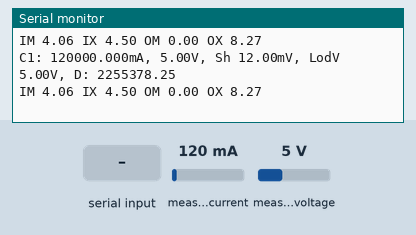
Bench run of a program on a simulated ESP32. Parts: the last lines printed to the serial monitor. The inputs (shaded band) are chosen by the test bench; at power-on: measured current 120 mA, measured voltage 5 V.

Above: at 1.2 s.
1.3 s: measured current set to 40 mA
At 1.69 s:
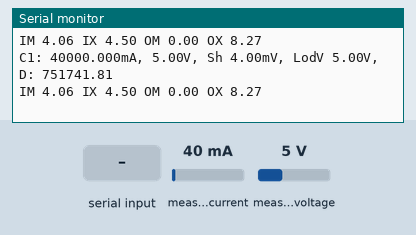
2.8 s: "N90\n" received over the second serial link
At 3.2 s:
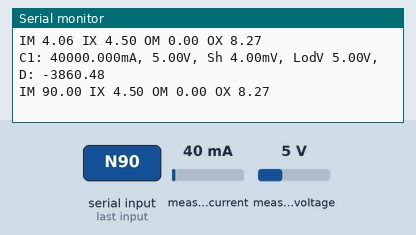
4.3 s: "O90\n" received over the second serial link
At 6.1 s:
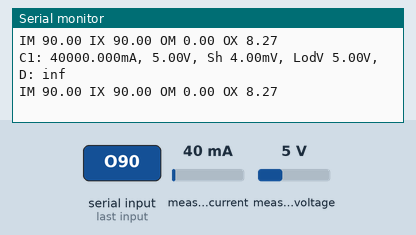
6.2 s: "Q" received over the second serial link
At 7.38 s:
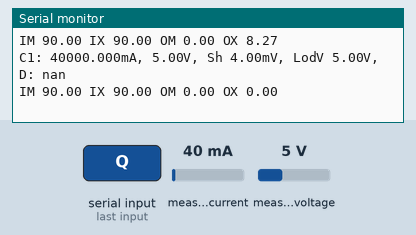
8.9 s: measured voltage set to 0.3 V
At 9.14 s:
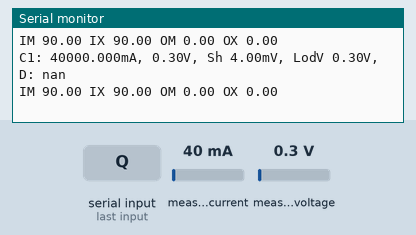
10.4 s: measured current set to 500 mA
At 10.65 s:
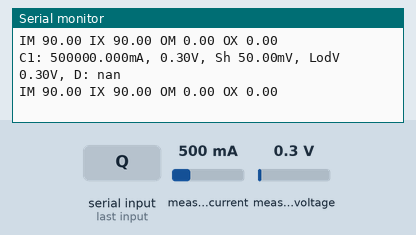
Timing chart, 0 to 12.9 s (numbered marks = the images above; inputs shaded):
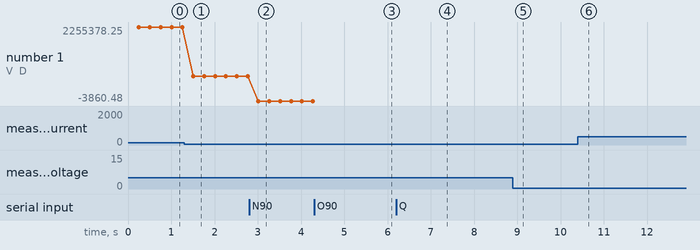

Measured:
- after the input at 1.3 s, the serial monitor: prints a new line after 0.21 s (image 1)
- after the input at 2.8 s, the serial monitor: prints a new line after 0.22 s (image 2)
- after the input at 4.3 s, the serial monitor: prints a new line after 0.22 s (image 3)
- after the input at 6.2 s, the serial monitor: prints a new line after 1.0 s (image 4)
- after the input at 8.9 s, the serial monitor: prints a new line after 0.06 s (image 5)
- after the input at 10.4 s, the serial monitor: prints a new line after 0.07 s (image 6)
- plotted number 1: 2255378.25 → 751741.81 after the input at 1.3 s, 751741.81 → -3860.48 after the input at 2.8 s

The program:

main.cpp
```cpp
/**************************************************
* Testing:
 *  water flow - pulse flow sensor,  level - ThrowIn Senor
 *  ina3221 3chan analog monitor I2C
 *  ads1115 4chan 16bit adc I2C
 *  hw-685 Current To Volts Converter
 *
 * Reading sensors
 *  gr-108 paddle wheel plastic 1-60lpm 1.2Mpa f=5.5*q q=lpm
 *  cf-b10 impeller brass 2-50lpm 1.75Mpa f=7.5*q-4
 *  g1/4 Pressure Transducer(x2) 80psi 0-5v and 145psi 4-20ma
 *  1/4 pressure xdcr 200psi 4-20ma 12v
 *
 * Interfaces
 *  Current to voltage converter 0/4-20ma to 0-3.3/5/10v connected esp32 adc
 *  ina3221 voltage/current monitor connected to 80psi 5v and 145psi 4-20ma and ThrowIn 4-20ma
 *
 * //Explanation of I2C address for INA3221:
 *   //INA3221_ADDR40_GND = 0b1000000, // A0 pin -> GND
 *   //INA3221_ADDR41_VCC = 0b1000001, // A0 pin -> VCC
 *   //INA3221_ADDR42_SDA = 0b1000010, // A0 pin -> SDA
 *   //INA3221_ADDR43_SCL = 0b1000011  // A0 pin -> SCL
 *
 *********************************************
 * working on pulse flow sensor
 * plastic sensor use the following calculation
 * Sensor Frequency (Hz) = 5.5 * Q (Liters/min)

 * Liters = Q * time elapsed (seconds) / 60 (seconds/minute)
 * Liters = (Frequency (Pulses/second) / 5.5) * time elapsed (seconds) / 60
 * Liters = Pulses / (5.5 * 60)
 * float liters = pulses;
 * liters /= 7.5;
 * liters /= 60.0;
 *
 *  both flow sensors work
 *  brass seems to have less back pressure
 *  both need to be calibrated
 *
 * **************************************
 * working on ina3221
 * tried 2 libs
 * dosen't seem to have the resolution
 * using CurrentGen or ThrowIn jumps in .4ma steps
 * may need to change shunt resistor to:
 * If I'm reading datasheet the max volts is 168mv across the shunt
 *  shut max volts / max current = resistor
 *           168mv / 20ma        = 8.4 ohm   is this the max resistence?
 * changed resistor to 5.9 (it's what I had). This increased resolution.
 * 20ma * 5.9 ohm = 118mv  am i losing 50mv headroom?
 *
 * Calibration:
 *    Connected amp meter between shunt resistor and ground; volt meter across shunt resistor
 *    Connected a 4-20ma generator to simulate current loop
 *    PowerSup+ to 4-20Gen to shunt+ from shunt- to amp meter+ then amp meter- to ground
 *    Board power 3.3v
 *    tweeked _am_shunt_value until readout matched amp meter
 *    original value 5.93ohm tweeked value 5555
 *    reolution now ~ .01ma +/-.005ma
 *    Setup serial input to change map values while testing in pool to calibrate mapf()
 *
 * *********************************
 * Current to voltage converter
 * jumpers set to 3.3v
 * can't get good enough range. low end too noisy
 * 4ma=.034v  20ma=2.9v
 *
 *
 * *********************************************************/


#include <Arduino.h>
#include <Wire.h>
/**********************  ina3221  ***********************************/

//#include <Beastdevices_INA3221.h>
// Set I2C address to 0x41 (A0 pin -> VCC)
// Beastdevices_INA3221 ina3221(INA3221_ADDR40_GND);

// SDL
#include "SDL_Arduino_INA3221.h"
static const uint8_t _am_addr = 64; //  hex 40 I2C address of sdl board

// tweeked the resistor value while measuring the current with a meter. To make the numbers very close.
static const int32_t _am_shunt_value = 5640; // with throw in sensor  // 5555 = with current gen;

SDL_Arduino_INA3221 ina3221(_am_addr, _am_shunt_value);
// SDL_Arduino_INA3221 ina3221;
// values for 3 chan
float current_ma[3];
float voltage[3];
float shunt[3];
float LoadV[3];
/***********************************   ina219   ***************************/
//#include <Adafruit_INA219.h>
// Adafruit_INA219 ina219;

/******************************  pulsed input  ****************************/
// connected to impeller on flow sensor
#define FLOWSENSORPIN 13

// pulse hi duration
volatile unsigned long pulseInHiTimeBegin = micros();
volatile unsigned long pulseInHiTimeEnd = micros();
unsigned long pulseHiDuration = 0;
volatile bool newPulseHiDurationAvailable = false;

// pulse low duration
volatile unsigned long pulseInLowTimeBegin = micros();
volatile unsigned long pulseInLowTimeEnd = micros();
unsigned long pulseLowDuration = 0;
volatile bool newPulseLowDurationAvailable = false;

// total duration
double TotalDuration = 0;
double TotalDurationOld = 0;
double Frequency = 0;
int DelayCount = 0;

// isr stored in ram
void IRAM_ATTR PulseInterrupt()
{
  // test for hi or low
  if (digitalRead(FLOWSENSORPIN) == HIGH)
  {
    // record time for hi start and low end
    pulseInHiTimeBegin = micros();
    pulseInLowTimeEnd = micros();
    newPulseLowDurationAvailable = true;
  }
  else
  {
    // record time for low start and hi end
    pulseInHiTimeEnd = micros();
    pulseInLowTimeBegin = micros();
    newPulseHiDurationAvailable = true;
  }
}

/**********************************  misc  *************************/
double x;
double in_min = 4.064;
double in_max = 4.504;
double out_min = 0.0;
double out_max = 8.27;

char data_in;
float Distance[3];

double mapf(double var, double InMin, double InMax, double OutMin, double OutMax);

void DisplayData(void);

// app vars
unsigned long update_SD_interval = 6000; // time interval in ms for updating panel indicators
unsigned long update_DISP_interval = 250;
unsigned long update_Sensor_interval = 200;
unsigned long last_Sensor_time = 0;
unsigned long last_DISP_time = 0;
unsigned long last_SD_time = 0;

/*********************************   setup   **************************/
void setup()
{
  Serial.begin(38400);  // on board serial
  Serial1.begin(38400); // BT serial

  /*************************  ina3221  ************************/
  // setup ina3221 SDL lib
  ina3221.begin();

  // bstdev lib
  // ina3221.begin();
  // ina3221.reset();
  //  Set shunt resistors to 100 mOhm for all channels
  // ina3221.setShuntRes(100, 100, 100);

  /********************** flow  **********************/
  // setup pin and interrupt for pulse
  /*   Serial1.print("Flow sensor test!");
    pinMode(FLOWSENSORPIN, INPUT_PULLUP);
    attachInterrupt(digitalPinToInterrupt(FLOWSENSORPIN), PulseInterrupt, CHANGE); */

  /***********************************  ina219  ****************************/
  /*   if (!ina219.begin())
    {
      Serial.println("Failed to find INA219 chip");
      while (1)
      {
        delay(10);
      }
    }
    // To use a slightly lower 32V, 1A range (higher precision on amps):
    // ina219.setCalibration_32V_1A();
    // Or to use a lower 16V, 400mA range (higher precision on volts and amps):
    ina219.setCalibration_16V_400mA();

    Serial.println("Measuring voltage and current with INA219 ..."); */
}

void loop()

{

  /**************************  ina3221   ******************************/

  // SDL lib
  current_ma[0] = ina3221.getCurrent_mA(1) * 1000;
  voltage[0] = ina3221.getBusVoltage_V(1);
  shunt[0] = ina3221.getShuntVoltage_mV(1);
  LoadV[0] = voltage[0] + (shunt[0] / 1000000);

  // bstdev lib
  /*     current[2] = ina3221.getCurrent(INA3221_CH3);
      voltage[2] = ina3221.getVoltage(INA3221_CH3);
      shunt[2] = ina3221.getShuntVoltage(INA3221_CH3);
      LoadV[2] = voltage[2] + (shunt[2] / 1000000);
  */

  /***************************  ina219  *******************************/

  /*   shunt[2] = ina219.getShuntVoltage_mV();
    voltage[2] = ina219.getBusVoltage_V();
    current_ma[2] = ina219.getCurrent_mA();
  */

  /*   if (current_ma[2] < 20.0 && current_mA > 4.0)
    {
      DistanceI = mapf(current_ma[2], 4.0, 20.0, 49, 301);
    }
    else
    {
      DistanceI = 0;
    }

    if (voltage[2] < 3.0 && voltage[2] > 0.5)
    {
      DistanceV = mapf(voltage[2], .5, 3.0, 49, 301);
    }
    else
    {
      DistanceV = 0;
    }

    power_mW = ina219.getPower_mW();
    loadvoltage = voltage[2] + (shunt[2] / 1000);
  */

  while (Serial1.available() > 0)
  {
    //  runner.pause();
    data_in = Serial1.read(); // Get next character

    // pump on level
    if (data_in == 'N')
    {                                //  Slider
      in_min = Serial1.parseFloat(); // parseInt();
    }

    // pump off level
    if (data_in == 'O')
    { //  Slider
      in_max = Serial1.parseFloat();
    }

    // alarm on level
    if (data_in == 'P')
    { //  Slider
      out_min = Serial1.parseFloat();
    }

    // alarm off level
    if (data_in == 'Q')
    { //  Slider
      out_max = Serial1.parseFloat();
    }
  }
  // readings seem more stable at cm (300) than at mm (3000)
  Distance[0] = mapf(current_ma[0], in_min, in_max, out_min, out_max);

  unsigned long ap = millis();
  if ((ap - last_DISP_time) > update_DISP_interval)
  {
    last_DISP_time = ap;

    DisplayData();
  }

  /////////////////////////////// pulse flow sensor
  // have a hi time
  /*   if (newPulseHiDurationAvailable)
    {
      newPulseHiDurationAvailable = false;
      pulseHiDuration = pulseInHiTimeEnd - pulseInHiTimeBegin;
    }
    // have a low time
    if (newPulseLowDurationAvailable)
    {
      newPulseLowDurationAvailable = false;
      pulseLowDuration = pulseInLowTimeEnd - pulseInLowTimeBegin;
    }

    // total time
    TotalDuration = pulseHiDuration + pulseLowDuration;

    // test if same reading - means not moving
    if ((TotalDuration - TotalDurationOld) == 0)
    {
      DelayCount++;
      // helps remove on/off chatter when numbers close
      if (DelayCount > 64000)
      {
        // Serial1.print("DelayCount: ");
        // Serial1.println(DelayCount);

        // clear vals
        DelayCount = 0;
        TotalDuration = 0;
        Frequency = 0;
        pulseHiDuration = 0;
        pulseLowDuration = 0;
      }
    }
    else
    {
      // don't divide by 0
      if (TotalDuration != 0)
      {
        Frequency = 1 / TotalDuration;
        // convert from micro seconds
        Frequency = Frequency * 1000000;

        // Serial1.print(" TotalDuration ");
        // Serial1.print(TotalDuration);
        // Serial1.print(" FreqON:");
        // Serial1.println(Frequency);
        // Serial1.print(" LPM: ");
        // Serial1.println(Frequency / 5.5);
      }

      TotalDurationOld = TotalDuration;
      DelayCount = 0;
    }
  */
}

/*********************************   subs   *************************************/

void DisplayData(void)
{
  // local
  Serial.print("C1: ");
  Serial.print(current_ma[0], 3);
  Serial.print("mA, ");
  Serial.print(voltage[0], 2);
  Serial.print("V, ");
  Serial.print("Sh ");
  Serial.print(shunt[0], 2);
  Serial.print("mV, ");
  Serial.print("LodV ");
  Serial.print(LoadV[0], 2);
  Serial.print("V, ");
  Serial.print("D: ");
  Serial.println(Distance[0]);
  Serial.println("");
  Serial.println("");
  Serial.print("IM ");
  Serial.print(in_min);
  Serial.print(" IX ");
  Serial.print(in_max);
  Serial.print(" OM ");
  Serial.print(out_min);
  Serial.print(" OX ");
  Serial.print(out_max);
  Serial.println("");
  Serial.println("");

  // BT
  //  Serial.print("C1: ");
  Serial1.print(current_ma[0], 3);
  Serial1.print("mA, ");
  Serial1.print(voltage[0], 2);
  Serial1.print("V, ");
  Serial1.print("Sh ");
  Serial1.print(shunt[0], 2);
  Serial1.print("mV, ");
  // Serial1.print("LV ");
  // Serial1.print(LoadV[0], 2);
  // Serial1.println("V");
  Serial1.print("D ");
  Serial1.println(Distance[0]);
  Serial1.println("");
  Serial1.println("");
  Serial1.print("IM ");
  Serial1.print(in_min);
  Serial1.print(" IX ");
  Serial1.print(in_max);
  Serial1.print(" OM ");
  Serial1.print(out_min);
  Serial1.print(" OX ");
  Serial1.print(out_max);
  Serial1.println("");
  Serial1.println("");
  /*
       Serial.print(" C2: ");
      Serial.print(current_ma[1], 4);
      Serial.print("ma, ");
      Serial.print(voltage[1], 2);
      Serial.print("V, ");
      Serial.print("Sh ");
      Serial.print(shunt[1], 2);
      Serial.print("uV, ");
      Serial.print("LV ");
      Serial.print(LoadV[1], 2);
      Serial.println("V"); */
  /*
      Serial1.print("  C3: ");
      Serial1.print(current[2], 4);
      Serial1.print("A, ");
      Serial1.print(voltage[2], 2);
      Serial1.print("V");
      Serial1.print(" Shnt: ");
      Serial1.print(shunt[2], 2);
      Serial1.print("uV, ");
      Serial1.print("LodV ");
      Serial1.print(LoadV[2], 2);
      Serial1.println("V");
     */
}

double mapf(double var, double InMin, double InMax, double OutMin, double OutMax)
{
  return (var - InMin) * (OutMax - OutMin) / (InMax - InMin) + OutMin;
}
```
